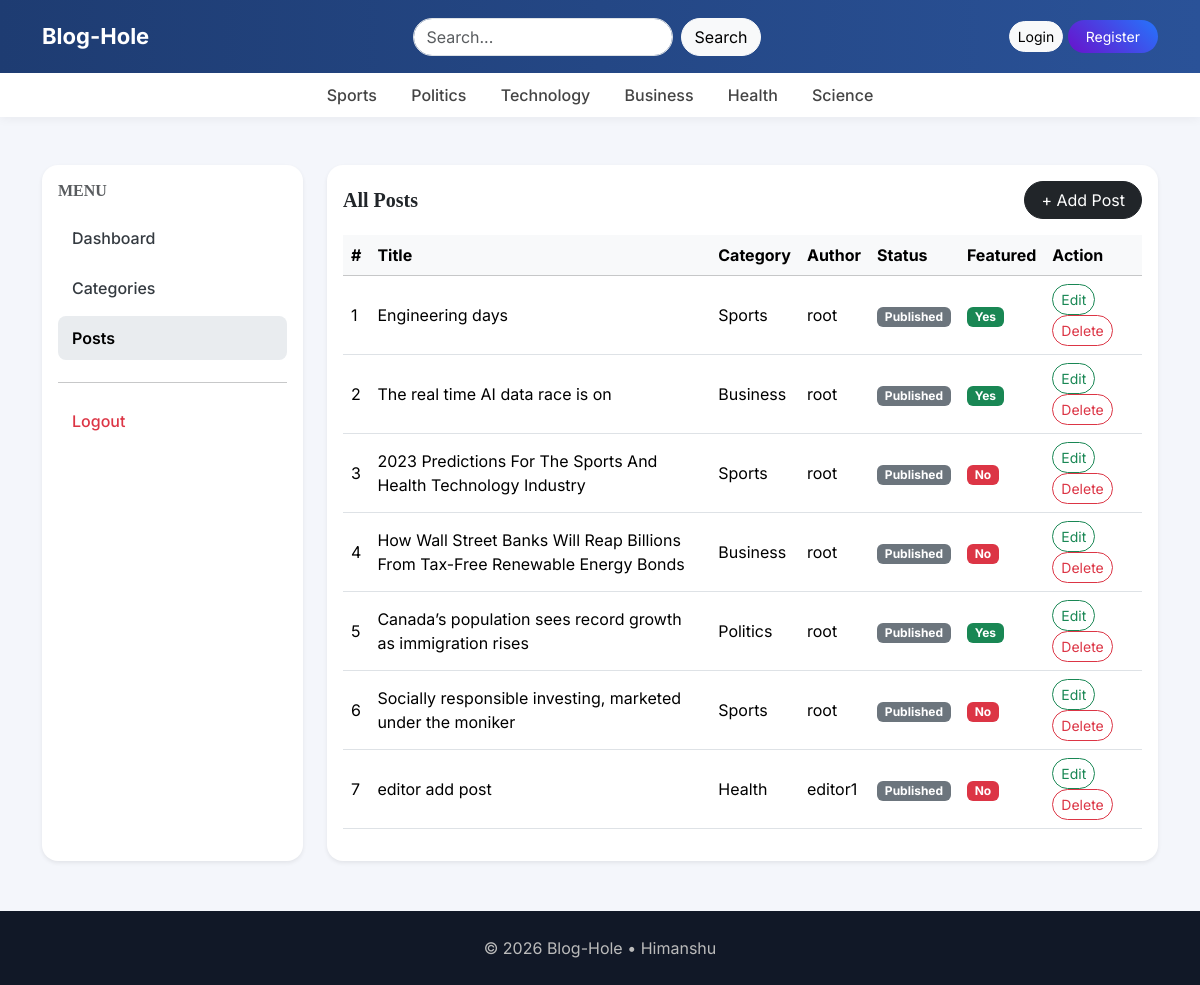
The app's page /dashboard/posts/ with its own data.
### blogs/models.py (models this page shows, shortened)
class Category(models.Model):
    category_name = models.CharField(max_length=100, unique=True)
    created_at = models.DateTimeField(auto_now_add=True)
    updated_at = models.DateTimeField(auto_now=True)
    class Meta:
        verbose_name_plural = "Categories"
    def __str__(self):
        return self.category_name

class Blog(models.Model):
    title = models.CharField(max_length=200)
    slug = models.SlugField(max_length=200, unique=True)
    author = models.ForeignKey(User, on_delete=models.CASCADE)
    featured_image = models.ImageField(upload_to='uploads/%Y/%m/%d')
    short_description = models.CharField(max_length=300)
    blog_body = models.TextField(max_length=5000)
    status = models.CharField(max_length=20, choices=(("Draft", "Draft"), ("Published", "Published")), default="Draft")
    is_featured = models.BooleanField(default=False)
    category = models.ForeignKey(Category, on_delete=models.CASCADE, related_name='blogs')
    created_at = models.DateTimeField(auto_now_add=True)
    updated_at = models.DateTimeField(auto_now=True)

### dashboards/views.py (the view)
# urls.py: path('posts/', views.posts, name='posts'),
def posts(request):
    posts = Blog.objects.all()
    context = {
        'posts': posts,
    }
    return render(request, 'dashboard/posts.html', context)

### blogs/context_processors.py (called while the page is built)
def get_categories(request):
    categories = Category.objects.all()
    return dict(categories=categories)

def get_social_links(request):
    social_links = SocialLink.objects.all()
    return dict(social_links=social_links)

### templates/dashboard/posts.html
{% extends 'base.html' %}
{% block content %}
<div class="row g-4">
    {% include 'dashboard/sidebar.html' %}
    <div class="col-md-9">
        <div class="card border-0 shadow-sm rounded-4">
            <div class="card-body">
                <div class="d-flex justify-content-between align-items-center mb-3">
                    <h5 class="fw-semibold mb-0">All Posts</h5>
                    <a class="btn btn-dark rounded-pill px-3"
                       href="{% url 'add_post' %}">
                        + Add Post
                    </a>
                </div>
                <div class="table-responsive">
                    <table class="table align-middle">
                        <thead class="table-light">
                            <tr>
                                <th>#</th>
                                <th>Title</th>
                                <th>Category</th>
                                <th>Author</th>
                                <th>Status</th>
                                <th>Featured</th>
                                <th>Action</th>
                            </tr>
                        </thead>
                        <tbody>
                        {% for post in posts %}
                            <tr>
                                <td>{{ forloop.counter }}</td>
                                <td>{{ post.title }}</td>
                                <td>{{ post.category }}</td>
                                <td>{{ post.author }}</td>
                                <td>
                                    <span class="badge bg-secondary">
                                        {{ post.status }}
                                    </span>
                                </td>
                                <td>
                                    {% if post.is_featured %}
                                        <span class="badge bg-success">Yes</span>
                                    {% else %}
                                        <span class="badge bg-danger">No</span>
                                    {% endif %}
                                </td>
                                <td>
                                    <a href="{% url 'edit_post' post.id %}"
                                       class="btn btn-sm btn-outline-success rounded-pill">
                                        Edit
                                    </a>
                                    <a href="{% url 'delete_post' post.id %}"
                                       class="btn btn-sm btn-outline-danger rounded-pill">
                                        Delete
                                    </a>
                                </td>
                            </tr>
                        {% endfor %}
                        </tbody>
                    </table>
                </div>
            </div>
        </div>
    </div>
</div>
{% endblock %}

### templates/base.html (shortened to what this page needs)
{% load static %}
<!DOCTYPE html>
<html lang="en">
<head>
    <link href="https://cdn.jsdelivr.net/npm/bootstrap@5.3.2/dist/css/bootstrap.min.css" rel="stylesheet">
    <link href="{% static 'css/blog.css' %}" rel="stylesheet">
</head>
<body>
<nav class="navbar navbar-expand-lg custom-navbar">
  <div class="container">
    <a class="navbar-brand" href="/">Blog-Hole</a>
    <form class="d-flex mx-auto" action="{% url 'search' %}" method="GET">
        <input class="form-control me-2 rounded-pill"
               type="text"
               name="keyword"
               value="{{ keyword }}"
               placeholder="Search...">
        <button class="btn btn-light rounded-pill" type="submit">Search</button>
    </form>
    <div>
        {% if not user.is_authenticated %}
            <a href="{% url 'login' %}" class="btn btn-light btn-sm rounded-pill">Login</a>
            <a href="{% url 'register' %}" class="btn btn-gradient btn-sm">Register</a>
        {% else %}
            <a href="{% url 'dashboard' %}" class="btn btn-light btn-sm rounded-pill">Dashboard</a>
            <a href="{% url 'logout' %}" class="btn btn-danger btn-sm rounded-pill">Logout</a>
        {% endif %}
    </div>
  </div>
</nav>
<div class="category-bar text-center">
    {% for cat in categories %}
        <a href="{% url 'posts_by_category' cat.id %}">
            {{ cat.category_name }}
        </a>
    {% endfor %}
</div>
<div class="container mt-5">
{% block content %}
{% endblock %}
</div>
<footer>
    © 2026 Blog-Hole • Himanshu
</footer>
</body>
</html>

### blog_main/static/css/blog.css (style rules this page uses)
h1, h2, h3, h4, h5, h6 { font-family: "Playfair Display", Georgia, "Times New Roman", serif; }

### templates/base.html (style rules this page uses)
body { font-family: 'Inter', sans-serif; background: #f4f6fb; }
.custom-navbar { background: linear-gradient(90deg, #1e3c72, #2a5298); padding: 15px 0; }
.navbar-brand { font-weight: 700; color: white !important; font-size: 22px; }
.btn-gradient { background: linear-gradient(45deg, #6a11cb, #2575fc); color: white; border: none; border-radius: 25px; padding: 6px 18px; }
.category-bar { background: white; box-shadow: 0 2px 10px rgba(0,0,0,0.05); padding: 10px 0; }
.category-bar a { color: #444; margin: 0 15px; font-weight: 500; text-decoration: none; }
footer { margin-top: 50px; background: #111827; color: #bbb; padding: 25px 0; text-align: center; }

### records on screen
Category: category_name "Sports"
Category: category_name "Politics"
Category: category_name "Technology"
Category: category_name "Business"
Category: category_name "Health"
Category: category_name "Science"
Blog: title "Engineering days", category "Sports", author "root", status "Published", is_featured "Yes"
Blog: title "The real time AI data race is on", category "Business", author "root", status "Published", is_featured "Yes"
Blog: title "2023 Predictions For The Sports And Health Technology Industry", category "Sports", author "root", status "Published", is_featured "No"
Blog: title "How Wall Street Banks Will Reap Billions From Tax-Free Renewable Energy Bonds", category "Business", author "root", status "Published", is_featured "No"
Blog: title "Canada’s population sees record growth as immigration rises", category "Politics", author "root", status "Published", is_featured "Yes"
Blog: title "Socially responsible investing, marketed under the moniker", category "Sports", author "root", status "Published", is_featured "No"
Blog: title "editor add post", category "Health", author "editor1", status "Published", is_featured "No"
